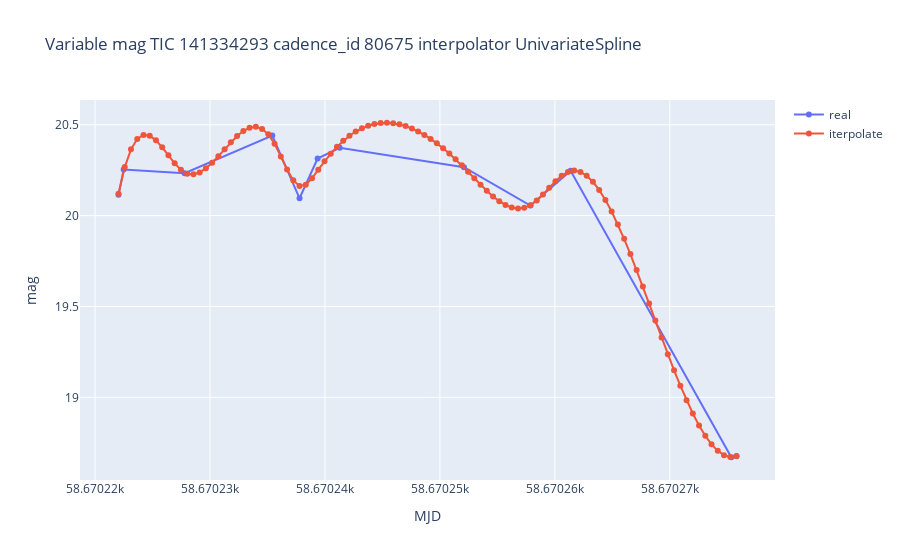
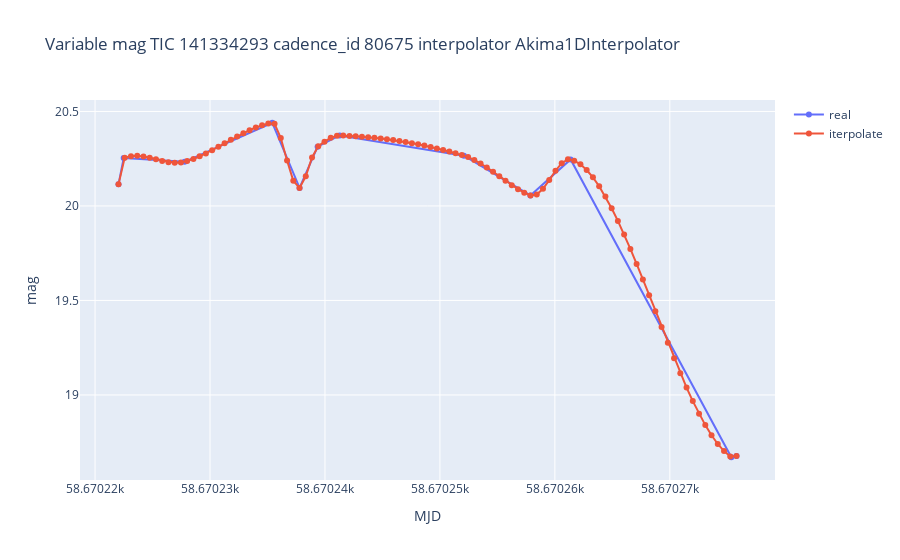
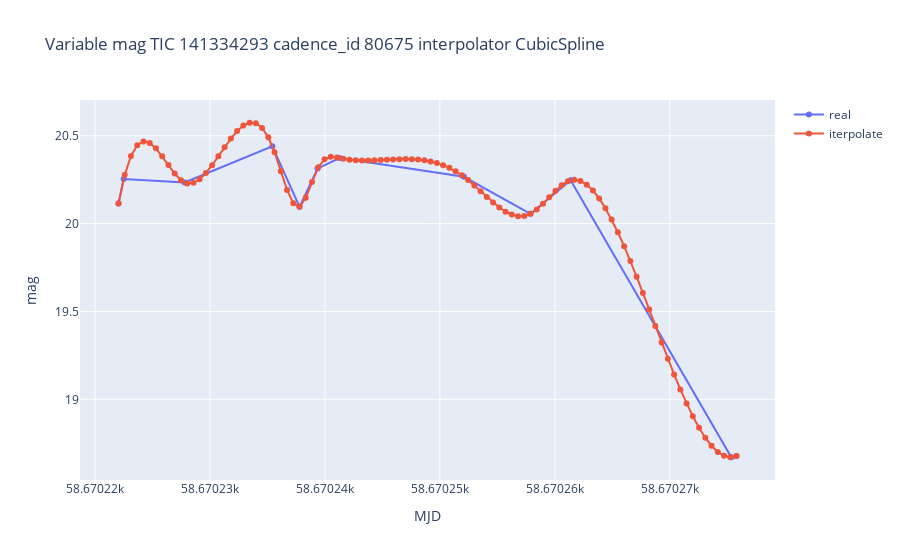
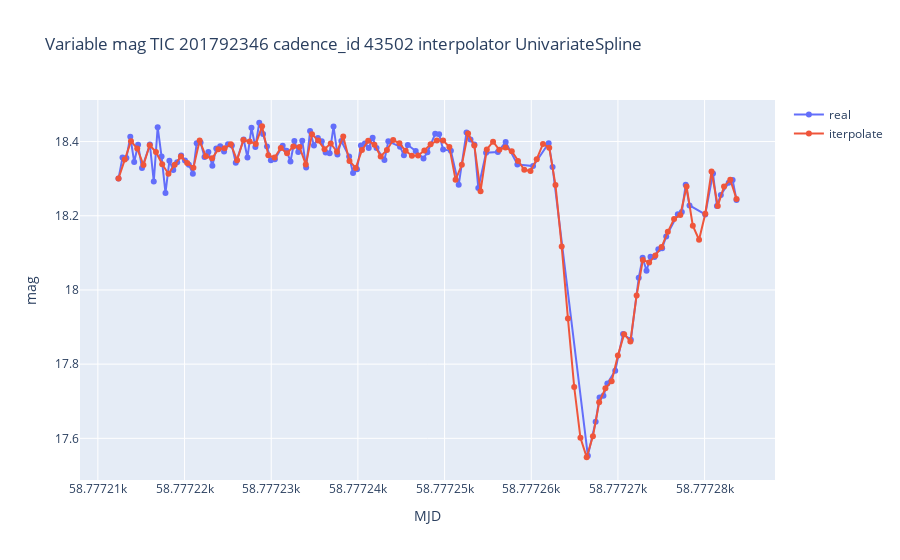

Notebook source saved alongside these figures, in order:
### Code cell
interpolator_names=['UnivariateSpline','Akima1DInterpolator','CubicSpline']
# interpolator_names=['Akima1DInterpolator']
plot_samples_interpolate_vs_data(
    data,
    range(5),
    interpolator_names,
    n_grid=100,
    positive_selection=True
)
